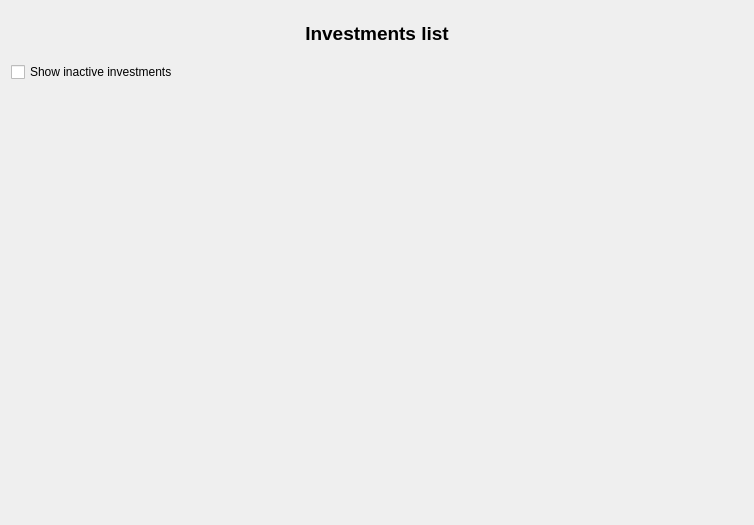
<?xml version="1.0" encoding="UTF-8"?>
<ui version="4.0">
 <class>wdgInvestments</class>
 <widget class="QWidget" name="wdgInvestments">
  <property name="geometry">
   <rect>
    <x>0</x>
    <y>0</y>
    <width>754</width>
    <height>525</height>
   </rect>
  </property>
  <layout class="QVBoxLayout" name="verticalLayout_3">
   <item>
    <layout class="QVBoxLayout" name="verticalLayout_2">
     <item>
      <layout class="QVBoxLayout" name="verticalLayout">
       <item>
        <widget class="QLabel" name="lbl">
         <property name="font">
          <font>
           <pointsize>14</pointsize>
           <weight>75</weight>
           <bold>true</bold>
          </font>
         </property>
         <property name="text">
          <string>Investments list</string>
         </property>
         <property name="alignment">
          <set>Qt::AlignCenter</set>
         </property>
        </widget>
       </item>
       <item>
        <widget class="QCheckBox" name="chkInactivas">
         <property name="text">
          <string>Show inactive investments</string>
         </property>
        </widget>
       </item>
       <item>
        <widget class="mqtwObjects" name="mqtwInvestments" native="true"/>
       </item>
      </layout>
     </item>
     <item>
      <widget class="QWidget" name="wdgIBM" native="true"/>
     </item>
    </layout>
   </item>
   <item>
    <widget class="QLabel" name="lblTotal">
     <property name="font">
      <font>
       <pointsize>8</pointsize>
       <weight>75</weight>
       <bold>true</bold>
      </font>
     </property>
     <property name="alignment">
      <set>Qt::AlignCenter</set>
     </property>
     <property name="wordWrap">
      <bool>true</bool>
     </property>
    </widget>
   </item>
  </layout>
  <action name="actionInvestmentAdd">
   <property name="icon">
    <iconset resource="../images/xulpymoney.qrc">
     <normaloff>:/xulpymoney/add.png</normaloff>:/xulpymoney/add.png</iconset>
   </property>
   <property name="text">
    <string>New investment</string>
   </property>
   <property name="toolTip">
    <string>New investment</string>
   </property>
  </action>
  <action name="actionInvestmentReport">
   <property name="icon">
    <iconset resource="../images/xulpymoney.qrc">
     <normaloff>:/xulpymoney/bundle.png</normaloff>:/xulpymoney/bundle.png</iconset>
   </property>
   <property name="text">
    <string>Investment report</string>
   </property>
   <property name="toolTip">
    <string>Investment report</string>
   </property>
  </action>
  <action name="actionActive">
   <property name="text">
    <string>Is it active?</string>
   </property>
   <property name="toolTip">
    <string>Is it active?</string>
   </property>
  </action>
  <action name="actionProduct">
   <property name="icon">
    <iconset resource="../images/xulpymoney.qrc">
     <normaloff>:/xulpymoney/books.png</normaloff>:/xulpymoney/books.png</iconset>
   </property>
   <property name="text">
    <string>Product report</string>
   </property>
   <property name="toolTip">
    <string>Product report</string>
   </property>
  </action>
  <action name="actionProductPrice">
   <property name="icon">
    <iconset resource="../images/xulpymoney.qrc">
     <normaloff>:/xulpymoney/add.png</normaloff>:/xulpymoney/add.png</iconset>
   </property>
   <property name="text">
    <string>Add product price</string>
   </property>
   <property name="toolTip">
    <string>Add product price</string>
   </property>
  </action>
  <action name="actionInvestmentDelete">
   <property name="icon">
    <iconset resource="../images/xulpymoney.qrc">
     <normaloff>:/xulpymoney/list-remove.png</normaloff>:/xulpymoney/list-remove.png</iconset>
   </property>
   <property name="text">
    <string>Delete investment</string>
   </property>
   <property name="toolTip">
    <string>Delete investment</string>
   </property>
  </action>
  <action name="actionProductPriceLastRemove">
   <property name="icon">
    <iconset resource="../images/xulpymoney.qrc">
     <normaloff>:/xulpymoney/list-remove.png</normaloff>:/xulpymoney/list-remove.png</iconset>
   </property>
   <property name="text">
    <string>Remove last product price</string>
   </property>
   <property name="toolTip">
    <string>Remove last product price</string>
   </property>
  </action>
  <action name="actionSameProduct">
   <property name="icon">
    <iconset resource="../images/xulpymoney.qrc">
     <normaloff>:/xulpymoney/bundle.png</normaloff>:/xulpymoney/bundle.png</iconset>
   </property>
   <property name="text">
    <string>Same product Investments merging current operations</string>
   </property>
   <property name="toolTip">
    <string>Same product Investments merging current operations</string>
   </property>
  </action>
  <action name="actionSameProductFIFO">
   <property name="icon">
    <iconset resource="../images/xulpymoney.qrc">
     <normaloff>:/xulpymoney/bundle.png</normaloff>:/xulpymoney/bundle.png</iconset>
   </property>
   <property name="text">
    <string>Same product Investments merging operations</string>
   </property>
   <property name="toolTip">
    <string>Same product Investments merging operations</string>
   </property>
  </action>
  <action name="actionProductUpdate">
   <property name="icon">
    <iconset resource="../images/xulpymoney.qrc">
     <normaloff>:/xulpymoney/transfer.png</normaloff>:/xulpymoney/transfer.png</iconset>
   </property>
   <property name="text">
    <string>Update product</string>
   </property>
   <property name="toolTip">
    <string>Update product</string>
   </property>
  </action>
 </widget>
 <customwidgets>
  <customwidget>
   <class>mqtwObjects</class>
   <extends>QWidget</extends>
   <header location="global">myqtablewidget</header>
   <container>1</container>
  </customwidget>
 </customwidgets>
 <resources>
  <include location="../images/xulpymoney.qrc"/>
  <include location="../images/xulpymoney.qrc"/>
 </resources>
 <connections/>
</ui>
